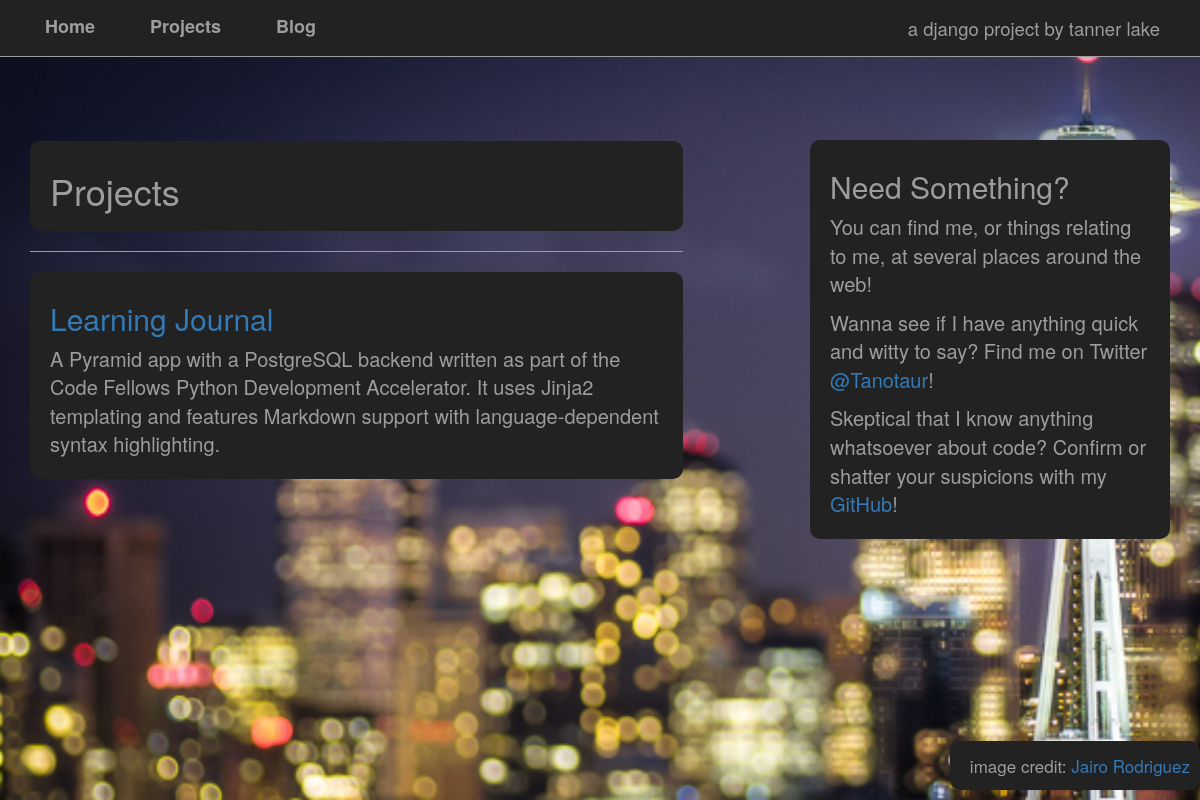
/projects/, run on the app's committed database.
### app_projects/models.py (models this page shows, shortened)
@python_2_unicode_compatible
class Project(models.Model):
    title = models.CharField(max_length=127)
    desc = models.TextField()
    link = models.URLField(max_length=255)
    date_created = models.DateTimeField(auto_now_add=True)

### app_projects/views.py (the view)
class ProjectsListView(ListView):
    model = Project
    template_name = 'app_projects/projects_list.html'

### app_projects/templates/app_projects/projects_list.html (shortened to what this page needs)
{% extends 'base.html' %}
{% block pagehead %}
    <h1>Projects</h1>
{% endblock %}
{% block content %}
    {% for object in object_list %}
        <article class='panel-default'>
            <h2><a href='{{ object.link }}'>
            {{ object.title }}
            </a></h2>
            <p>{{ object.desc }}</p>
        </article>
    {% endfor %}
{% endblock %}

### app_home/static/css/style.css (style rules this page uses)
html { background: url("../images/background.jpg") no-repeat left center fixed; -webkit-background-size: cover; -moz-background-size: cover; -o-background-size: cover; background-size: cover; }
body { padding-top: 140px; background: transparent; font-size: 100%; }
.panel-default { font-size: 2em; color: #9d9d9d; background-color: #222; padding: 10px 20px 10px; border-color: #080808; border-radius: 10px; }
article.panel-default { margin-top: 20px; }

### data on the page
Project: title "Learning Journal", desc "A Pyramid app with a PostgreSQL backend written as part of the Code Fellows Python Development Accelerator. It uses Jinja2 templating and features Markdown support with language-dependent syntax highlighting."
